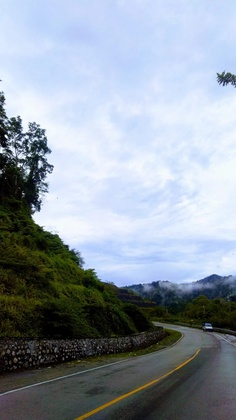
%> input picture Tugas 4/ARIP.jpeg, 236 x 420 px, shrunk from 899 x 1599 before the run
$ octave bagian1.m   (GNU Octave 9; MATLAB toolbox functions it lacks are replaced by stand-ins)
%> lines starting %> are read from the running program, lines starting %| are printed output that depends on the picture
A = imread('ARIP.jpeg');
%> A is the input picture: size 420x236x3 uint8; mean R, G, B 144.1, 154.2, 165.5
figure(1);imshow(A);
F = imnoise(A,'salt &  pepper',0.02);
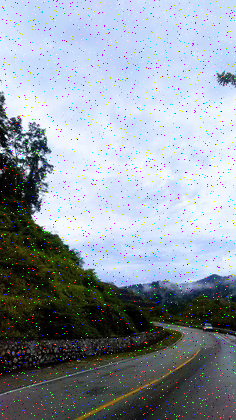
%> F: size 420x236x3 uint8; mean R, G, B 143.8, 153.6, 164.8
figure(2);imshow(F);

Ukuran = size(F);
%> Ukuran = [420 236 3]
tinggi = Ukuran(1);
%> tinggi = 420
lebar = Ukuran(2);
%> lebar = 236

G = F;
for baris=2 : tinggi-1
    for kolom=2 : lebar-1
        minPiksel = min([F(baris-1, kolom-1)       ...
            F(baris-1, kolom) F(baris, kolom+1)    ...
            F(baris, kolom-1)                      ...
            F(baris, kolom+1) F(baris+1, kolom-1)  ...
            F(baris+1, kolom) F(baris+1, kolom+1)]);
        maksPiksel = min([F(baris-1, kolom-1)       ...
            F(baris-1, kolom) F(baris, kolom+1)    ...
            F(baris, kolom-1)                      ...
            F(baris, kolom+1) F(baris+1, kolom-1)  ...
            F(baris+1, kolom) F(baris+1, kolom+1)]);

        if F(baris, kolom) < minPiksel
           G(baris, kolom) = minPiksel;
        else
            if F(baris, kolom) > maksPiksel
                G(baris, kolom) = maksPiksel;
            else
                G(baris, kolom) = F(baris, kolom);
            end
        end
    end
end
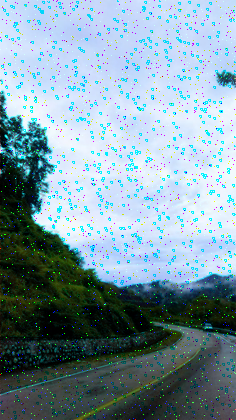
%> G: size 420x236x3 uint8; mean R, G, B 127.6, 153.6, 164.8

figure(3);
imshow(G);

$ run again, with Tugas 4/HUTKOT.jpg copied over Tugas 4/ARIP.jpeg
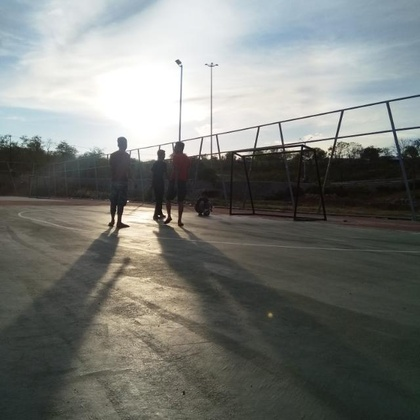
%> input picture Tugas 4/HUTKOT.jpg, 420 x 420 px, shrunk from 640 x 640 before the run
%> A is the input picture: size 420x420x3 uint8; mean R, G, B 120, 122.4, 118.3
%> `F = imnoise(A,'salt &  pepper',0.02);`:
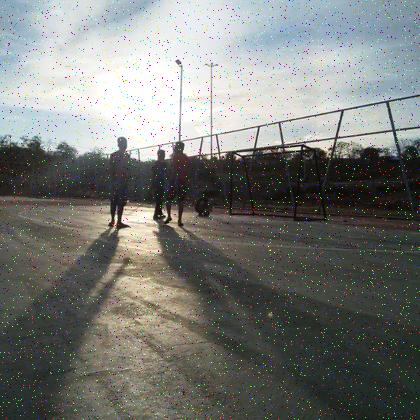
%> F: size 420x420x3 uint8; mean R, G, B 120.1, 122.5, 118.4
%> after the loop `for baris=2 : tinggi-1`:
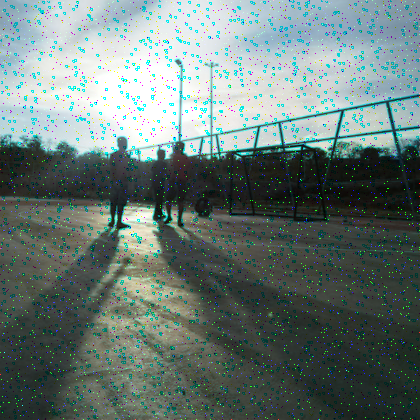
%> G: size 420x420x3 uint8; mean R, G, B 105.5, 122.5, 118.4
